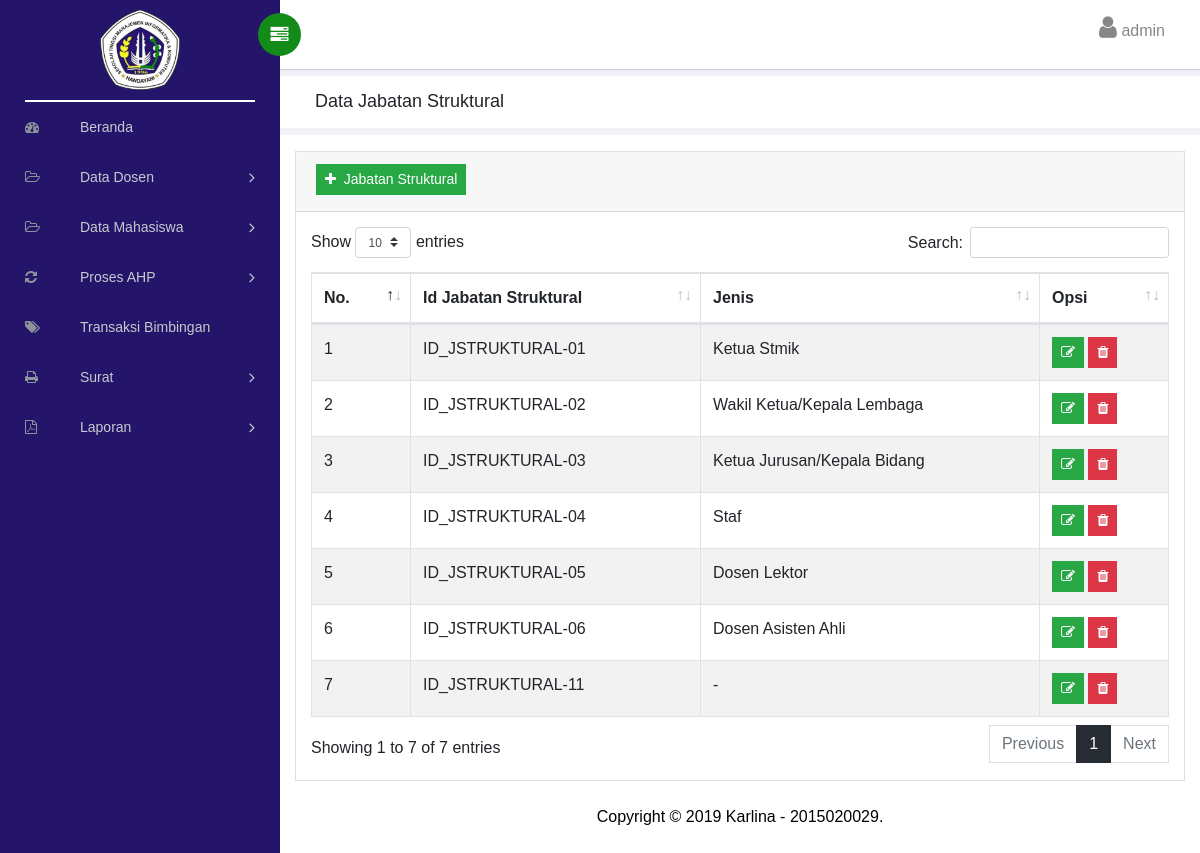
Screenshot of /view/admin/jstruktural.php (signed in) with the database file from the repository.
### tables this page shows
CREATE TABLE `tb_jstruktural`  (
  `id_jstruktural` varchar(20) NOT NULL,
  `jenis` varchar(50) NOT NULL,
  `nilai` int(11) NOT NULL,
  PRIMARY KEY (`id_jstruktural`) USING BTREE
);

### view/admin/jstruktural.php (the view, shortened to what this page needs)
<?php include_once 'atribut/head.php'; ?>
<?php include_once 'atribut/menu.php'; ?>
<div class="breadcrumbs">
	<div class="col-sm-4">
		<div class="page-header float-left">
			<div class="page-title">
				<h1>Data Jabatan Struktural</h1>
			</div>
		</div>
	</div>
</div>
<div class="content mt-3">
	<div class="animated fadeIn">
		<div class="row">
			<div class="col-md-12">
				<div class="card">
					<div class="card-header">
						<button type="button" class="btn btn-success btn-sm mb-1" data-toggle="modal" data-target="#modalTambah"><i class="fa fa-plus"></i>&nbsp; Jabatan Struktural</button>
					</div>
					<div class="card-body">
							<table id="bootstrap-data-table-export" class="table table-striped table-bordered">
								<thead>
									<tr>
										<th>No.</th>
										<th>Id Jabatan Struktural</th>
										<th>Jenis</th>
										<th>Opsi</th>
									</tr>
								</thead>
								<tbody>
									<?php
									$no  = 1;
									$sql = "SELECT * FROM tb_jstruktural";
									$qry = mysqli_query($koneksi, $sql);
									while ($tb_jstruktural = mysqli_fetch_array($qry, MYSQLI_ASSOC)){
										?>
										<tr>
											<td><?php echo $no++; ?></td>
											<td><?php echo $tb_jstruktural['id_jstruktural']; ?></td>
											<td><?php echo $tb_jstruktural['jenis']; ?></td>
											<td>
												<a href="jstrukturaledit.php?id=<?php echo $tb_jstruktural['id_jstruktural']; ?>" title="Ubah" class="btn btn-success btn-sm"> <i class="fa fa-edit"></i> </a>
												<a href="jstrukturalhapus.php?id=<?php echo $tb_jstruktural['id_jstruktural']; ?>" title="Hapus" class="btn btn-danger btn-sm" onclick="return confirm('Yakin menghapus ?')" > <i class="fa fa-trash"></i> </a>
											</td>
										</tr>
									<?php }?>
								</tbody>
							</table>
					</div>
				</div>
			</div>
		</div>
	</div>
</div>
	<?php include_once 'atribut/foot.php'; ?>

### view/admin/atribut/head.php (shortened to what this page needs)
<!DOCTYPE html>
<html lang="en">
<head>
    <link rel="stylesheet" href="../../vendors/bootstrap/dist/css/bootstrap.min.css">
    <link rel="stylesheet" href="../../vendors/font-awesome/css/font-awesome.min.css">
    <link rel="stylesheet" href="../../vendors/themify-icons/css/themify-icons.css">
    <link rel="stylesheet" href="../../vendors/flag-icon-css/css/flag-icon.min.css">
    <link rel="stylesheet" href="../../vendors/selectFX/css/cs-skin-elastic.css">
    <link rel="stylesheet" href="../../vendors/datatables.net-bs4/css/dataTables.bootstrap4.min.css">
    <link rel="stylesheet" href="../../vendors/datatables.net-buttons-bs4/css/buttons.bootstrap4.min.css">
    <link rel="stylesheet" href="../../assets/css/style.css">
</head>
<body>

### view/admin/atribut/menu.php (shortened to what this page needs)
<aside id="left-panel" class="left-panel">
  <nav class="navbar navbar-expand-sm navbar-default">
    <div class="navbar-header">
      <a class="navbar-brand" href="./"><img src="../../images/logo.png" class="logo-stmikhd"></a>
    </div>
    <div id="main-menu" class="main-menu collapse navbar-collapse">
      <ul class="nav navbar-nav">
        <li>
          <a href="index.php"><i class="menu-icon fa fa-dashboard"></i> Beranda</a>
        </li>
        <li class="menu-item-has-children dropdown">
          <a href="#" class="dropdown-toggle" data-toggle="dropdown" aria-haspopup="true" aria-expanded="false"> <i class="menu-icon fa fa-folder-open-o"></i>Data Dosen</a>
        </li>
        <li class="menu-item-has-children dropdown">
          <a href="#" class="dropdown-toggle" data-toggle="dropdown" aria-haspopup="true" aria-expanded="false"> <i class="menu-icon fa fa-folder-open-o"></i>Data Mahasiswa</a>
        </li>
        <li class="menu-item-has-children dropdown">
          <a href="#" class="dropdown-toggle" data-toggle="dropdown" aria-haspopup="true" aria-expanded="false"> <i class="menu-icon fa fa-refresh"></i>Proses AHP</a>
        </li>
        <li>
          <a href="trsbim.php"><i class="menu-icon fa fa-tags"></i> Transaksi Bimbingan</a>
        </li>
        <li class="menu-item-has-children dropdown">
          <a href="#" class="dropdown-toggle" data-toggle="dropdown" aria-haspopup="true" aria-expanded="false"> <i class="menu-icon fa fa-print"></i> Surat</a>
        </li>
        <li class="menu-item-has-children dropdown">
          <a href="#" class="dropdown-toggle" data-toggle="dropdown" aria-haspopup="true" aria-expanded="false"> <i class="menu-icon fa fa-file-pdf-o"></i> Laporan</a>
        </li>
      </ul>
    </div>
  </nav>
</aside>
<div id="right-panel" class="right-panel">
  <header id="header" class="header">
    <div class="header-menu">
      <div class="col-sm-7">
        <a id="menuToggle" class="menutoggle pull-left"><i class="fa fa fa-tasks"></i></a>
      </div>
      <div class="col-sm-5">
        <div class="user-area dropdown float-right">
          <a href="#" class="dropdown-toggle" data-toggle="dropdown" aria-haspopup="true" aria-expanded="false">
            <i class="fa fa-user user-avatar"></i> <?php echo $_SESSION["inpnpm"]; ?>
          </a>
        </div>
      </div>
    </div>
  </header>

### view/admin/atribut/foot.php (shortened to what this page needs)
<footer class="footer pt-4 pb-2">
	<div class="container text-center">
		<p>Copyright © 2019 Karlina - 2015020029.</p>
	</div>
</footer>
</div>
</body>
</html>

### rows the page displays
tb_jstruktural: id_jstruktural "ID_JSTRUKTURAL-01", jenis "Ketua Stmik"
tb_jstruktural: id_jstruktural "ID_JSTRUKTURAL-02", jenis "Wakil Ketua/Kepala Lembaga"
tb_jstruktural: id_jstruktural "ID_JSTRUKTURAL-03", jenis "Ketua Jurusan/Kepala Bidang"
tb_jstruktural: id_jstruktural "ID_JSTRUKTURAL-04", jenis "Staf"
tb_jstruktural: id_jstruktural "ID_JSTRUKTURAL-05", jenis "Dosen Lektor"
tb_jstruktural: id_jstruktural "ID_JSTRUKTURAL-06", jenis "Dosen Asisten Ahli"
tb_jstruktural: id_jstruktural "ID_JSTRUKTURAL-11", jenis "-"

### other values shown
$_SESSION["inpnpm"] "admin"
